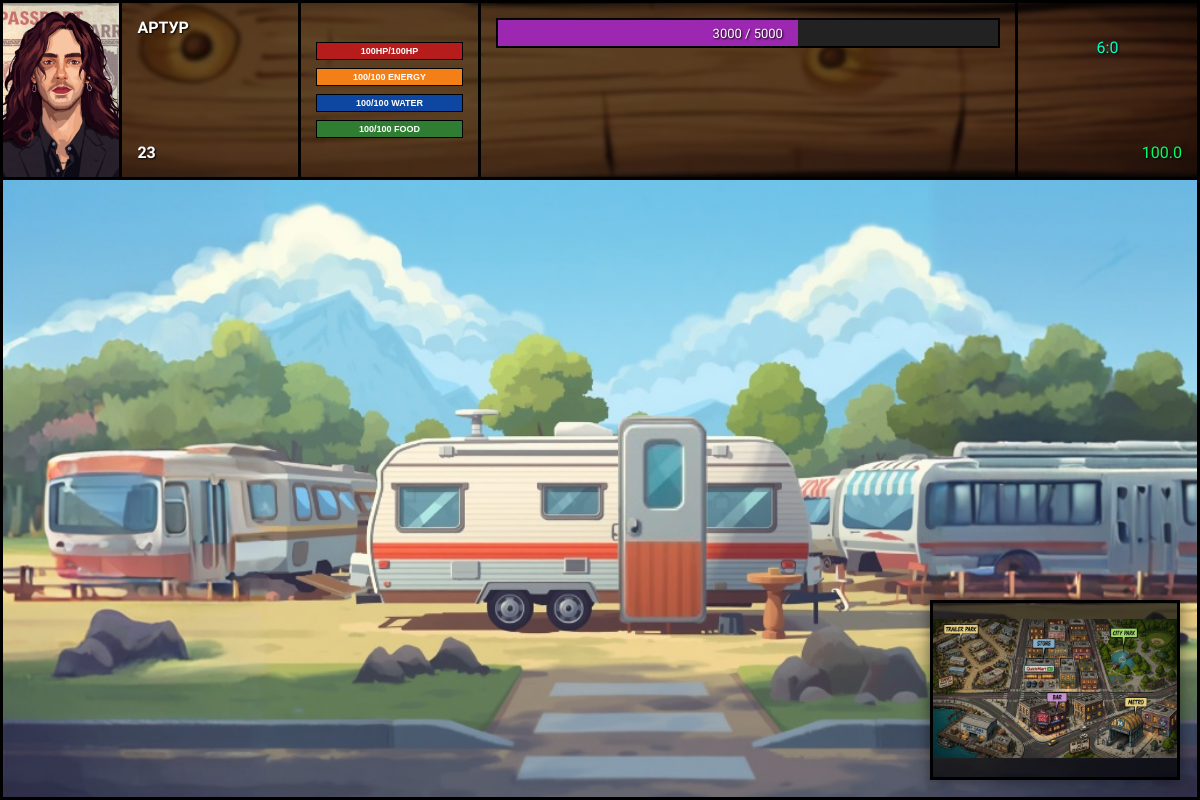
Screenshot of /main (signed in) with the database file from the repository.
### models.py (models this page shows)
class BaseModel(Model):
    class Meta:
        database = db

class Avatars(BaseModel):
    name = CharField()
    link = CharField()

class Player(BaseModel):
    avatar = ForeignKeyField(Avatars, backref="players")
    login = CharField(unique=True)
    password = CharField()
    hp = IntegerField(default=100)
    energy = IntegerField(default=100)
    max_hp = IntegerField(default=100)
    max_energy = IntegerField(default=100)
    charisma = IntegerField(default=0)
    charisma_bonus = IntegerField(default=0)
    money = FloatField(default=0)
    glory = IntegerField(default=0)
    xp = IntegerField(default=0)
    xp_bonus = FloatField(default=1)
    age = IntegerField()
    name = CharField()
    location = ForeignKeyField(Locations, backref="players")
    job = ForeignKeyField(Jobs, backref="players", null=True)
    satiety = IntegerField(default=100)
    max_satiety = IntegerField(default=100)
    hydration = IntegerField(default=100)
    max_hydration = IntegerField(default=100)
    time = IntegerField(default=0)
    days = IntegerField(default=0)

### main.py (the view)
@app.route("/main")
def main():
    player = Player.get_or_none(Player.login == session.get("login"))
    avatar = Avatars.get_or_none(Avatars.id == player.avatar)
    hours = player.time // 60
    minutes = player.time % 60
    return render_template("main.html", player=player, hours=hours, minutes=minutes, avatar=avatar)

### templates/main.html (shortened to what this page needs)
<!DOCTYPE html>
<html lang="ru">
<head>
    <link rel="stylesheet" href="../static/css/main.css">
</head>
<body>
    <header class="hud-header">
        <div class="hud-block avatar-block">
            <img src="{{avatar.link}}" alt="Аватарка">
        </div>
        <div class="hud-block info-block">
            <div class="NameDiv">{{player.name}}</div>
            <div class="AgeDiv">{{player.age}}</div>
        </div>
        <div class="hud-block stats-text-block">
            <div class="stats">
                <div class="stat-row hp">
                    <div class="bar"><div id="hp-fill" class="fill"></div></div>
                    <span>{{player.hp}}HP/{{player.max_hp}}HP</span>
                </div>
                <div class="stat-row energy">
                    <div class="bar"><div id="energy-fill" class="fill"></div></div>
                    <span>{{player.energy}}/{{player.max_energy}} ENERGY</span>
                </div>
                <div class="stat-row hydration">
                    <div class="bar"><div id="water-fill" class="fill"></div></div>
                    <span>{{player.hydration}}/{{player.max_hydration}} WATER</span>
                </div>
                <div class="stat-row satiety">
                    <div class="bar"><div id="food-fill" class="fill"></div></div>
                    <span>{{player.satiety}}/{{player.max_satiety}} FOOD</span>
                </div>
            </div>
        </div>
        <div class="hud-block main-bars-block">
            <div class="XP-NextLvl">
                <div class="xp-bar">
                    <div id="xp-fill" class="AvailableEx"></div>
                    <div class="xp-text">
                        <span id="current-xp">{{player.xp}}</span> / <span id="max-xp">5000</span>
                    </div>
                </div>
            </div>
        </div>
        <div class="hud-block finance-block">
            <div class="TimeDiv">
        <span class="HourDiv">{{hours}}</span>:<span class="MinuteDiv">{{minutes}}</span>
            </div>
            <div class="money-label">{{player.money}}</div>
        </div>
        <div class="map-block">
            <div class="map-placeholder">
                <a href="/map">
                <img src="../static/img/background-map.jpg" alt="карта">
                </a>
            </div>
        </div>
    </header>
    <main class="main-content" >
        <div class="trailer-door">
            <a href="/inside_trailer">
            <img src="/static/img/location-items/trailer-day-door.png">
            </a>
        </div>
    </main>
</body>
</html>

### static/css/main.css (style rules this page uses)
* { box-sizing: border-box; margin: 0; padding: 0; }
body { font-family: "Underdog", serif; font-size: 30px; background-color: #121212; color: #ffffff; }
.hud-header { display: flex; width: 100%; height: 180px; border: 3px solid #000000; background-image: url('../img/bk4.png'); background-size: cover; background-position: center; background-repeat: no-repeat; }
.hud-block { border-right: 3px solid #000000; height: 100%; padding: 15px; display: flex; flex-direction: column; justify-content: flex-start; background-color: rgba(0, 0, 0, 0.55); backdrop-filter: blur(2px); }
.finance-block { border-right: none; flex-grow: 1; justify-content: space-between; align-items: flex-end; }
.avatar-block { width: 10%; padding: 0; overflow: hidden; display: flex; justify-content: center; align-items: center; background-color: transparent; }
.info-block { width: 15%; justify-content: space-between; }
.stats-text-block { width: 15%; gap: 8px; }
.main-bars-block { width: 45%; gap: 12px; }
.avatar-block img { width: 100%; height: 100%; object-fit: cover; display: block; }
.NameDiv, .AgeDiv { font-size: 16px; font-weight: bold; text-transform: uppercase; text-shadow: 1px 1px 2px #000000; }
.stats-text-block { width: 15%; display: flex; flex-direction: column; justify-content: center; padding: 10px 15px; }
.stats { display: flex; flex-direction: column; gap: 8px; width: 100%; }
.stat-row { position: relative; width: 100%; height: 18px; }
.stat-row .bar { width: 100%; height: 100%; border: 1px solid #000000; background-color: #222222; position: absolute; top: 0; left: 0; overflow: hidden; z-index: 1; }
.stat-row .fill { height: 100%; position: absolute; left: 0; top: 0; width: 50%; transition: width 0.3s ease; }
.stat-row.hp .fill { background-color: #b71c1c; }
.stat-row.energy .fill { background-color: #f57f17; }
.stat-row.hydration .fill { background-color: #0d47a1; }
.stat-row.satiety .fill { background-color: #2e7d32; }
.stat-row span { position: absolute; top: 50%; left: 50%; transform: translate(-50%, -50%); z-index: 2; font-family: Arial, sans-serif; font-size: 9px; font-weight: bold; color: #ffffff; text-transform: uppercase; white-space: nowrap; }
.XP-NextLvl { width: 100%; }
.xp-bar { position: relative; width: 100%; height: 30px; border: 2px solid #000000; background-color: #222222; overflow: hidden; display: flex; align-items: center; justify-content: center; }
.AvailableEx { position: absolute; left: 0; top: 0; height: 100%; width: 35%; background-color: #9c27b0; transition: width 0.3s ease; z-index: 1; }
.xp-text { position: relative; z-index: 2; font-size: 13px; color: #ffffff; text-transform: uppercase; text-shadow: 1px 1px 2px #000000; }
.TimeDiv { align-self: center; margin-top: 20px; font-size: 16px; color: #00ffcc; text-shadow: 1px 1px 2px #000000; text-transform: uppercase; }
.HourDiv, .MinuteDiv { display: inline-block; }
.money-label { font-size: 16px; color: #00ff66; text-shadow: 1px 1px 2px #000000; }
.map-block { position: absolute; bottom: 20px; right: 20px; width: 305px; height: 183px; border: 3px solid #000000; background-color: rgba(0, 0, 0, 0.7); display: flex; justify-content: center; align-items: center; box-shadow: 0 0 15px rgba(0, 0, 0, 0.5); z-index: 10; }
.map-placeholder { color: #00ffcc; font-size: 14px; text-transform: uppercase; text-shadow: 1px 1px 2px #000000; }
.map-placeholder img { width: 100%; height: 100%; }
.main-content { width: 100%; min-height: calc(100vh - 180px); border: 3px solid #000000; border-top: none; position: relative; background-image: url('../img/location-img/background_trailer_day.png'); background-size: cover; background-position: center; background-repeat: no-repeat; }
.map-block { position: absolute; bottom: 20px; right: 20px; width: 250px; height: 180px; border: 3px solid #000000; background-color: rgba(0, 0, 0, 0.7); display: flex; justify-content: center; align-items: center; box-shadow: 0 0 15px rgba(0, 0, 0, 0.5); }
.trailer-door { position: absolute; bottom: 28%; left: 51.5%; width: 90px; height: auto; z-index: 10; }
.trailer-door img { width: 100%; height: auto; display: block; cursor: pointer; transition: transform 0.2s ease, filter 0.2s ease; }

### rows the page displays
Avatars: link (picture)
Player: name "АРТУР", age "23", hp "100", max_hp "100", energy "100", max_energy "100", hydration "100", max_hydration "100", satiety "100", max_satiety "100", xp "3000", money "100.0"

### other values shown
{{ hours }} "6"
{{ minutes }} "0"
